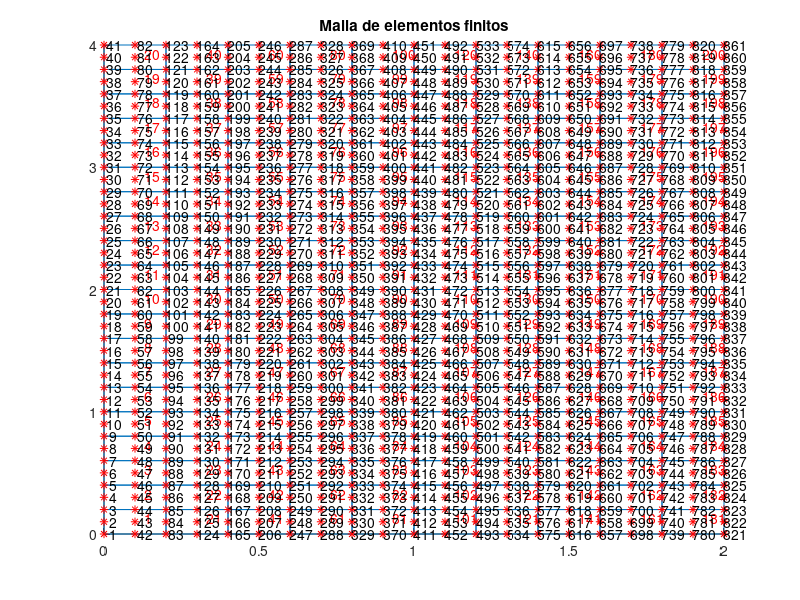

Write MATLAB code to recreate this figure.
% Programa para generar la malla de elementos finitos QHET y QQQQ-L

X = 1;
Y = 2;

ancho = 2;
altura = 4;
delta = 0.1;

x = 0:delta:ancho;
y = 0:delta:altura;

[xx, yy] = meshgrid(x,y);

xnod = [xx(:), yy(:)];
nno = size(xnod, 1);

% figure
% hold on;
% plot(xnod(:,X), xnod(:,Y), 'r*');
% text(xnod(:,X), xnod(:,Y), num2str((1:nno)'));

LaG = zeros(10*20, 9);
for i = 1:20
    LaG(i,:) = [1 42 83 84 85 44 3 2 43] + 2*(i-1);
end

k = 21;
for j = 2:10
    for i = 1:20
        LaG(k,:) = LaG(i,:) + 82*(j-1);
        k = k+1;
    end
end
nef = size(LaG,1);

%% Se dibuja la malla de elementos finitos
figure; hold on;
cgx = zeros(1,nef); cgy = zeros(1,nef); % almacena el centro de gravedad
for e = 1:nef
   line(xnod(LaG(e,[1:8 1]),X), xnod(LaG(e,[1:8 1]),Y));
   
   % Calculo la posicion del centro de gravedad del triangulo
   cgx(e) = mean(xnod(LaG(e,:), X));
   cgy(e) = mean(xnod(LaG(e,:), Y));
   h = text(cgx(e)+0.03, cgy(e)+0.03, num2str(e)); set(h,'Color', [1 0 0]);
end
plot(xnod(:,X), xnod(:,Y), 'r*');
text(xnod(:,X), xnod(:,Y), num2str((1:nno)'));
%axis equal tight
title('Malla de elementos finitos');

save malla_losa xnod LaG
disp('xnod y LaG guardados en el archivo malla_losa.mat')
